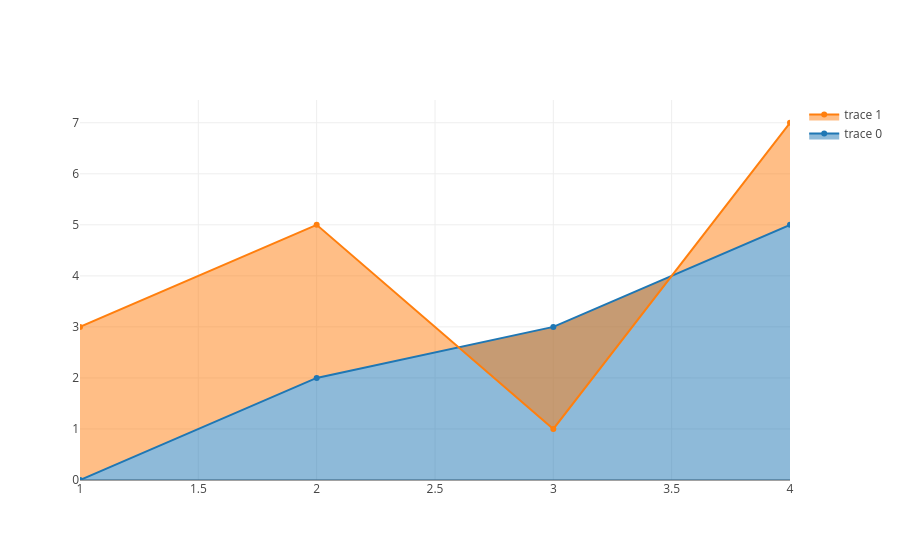

Source (notebook cell):
### Markdown cell above
Let's see a more advanced example. We can easily plot nice, interactive charts directly in our notebook using [Plotly](https://plotly.com) and the [plotly-scala](https://github.com/alexarchambault/plotly-scala) bindings.

### Code cell
import $ivy.`org.plotly-scala::plotly-almond:0.8.5`
{{
  import plotly._, plotly.element._, plotly.layout._, plotly.Almond._

  val trace1 = Scatter(Seq(1, 2, 3, 4), Seq(0, 2, 3, 5))
    .withFill(Fill.ToZeroY)

  val trace2 = Scatter(Seq(1, 2, 3, 4), Seq(3, 5, 1, 7))
    .withFill(Fill.ToNextY)

  val data = Seq(trace1, trace2)

  plot(data)
}}

### Figure 1 — Plotly figure (JSON) as saved in the notebook; plotly's stock layout.template omitted (floating-point values rounded to 4 significant figures)
{"data": [{"fill": "tozeroy", "type": "scatter", "x": [1.0, 2.0, 3.0, 4.0], "y": [0.0, 2.0, 3.0, 5.0]}, {"fill": "tonexty", "type": "scatter", "x": [1.0, 2.0, 3.0, 4.0], "y": [3.0, 5.0, 1.0, 7.0]}], "layout": {}}
